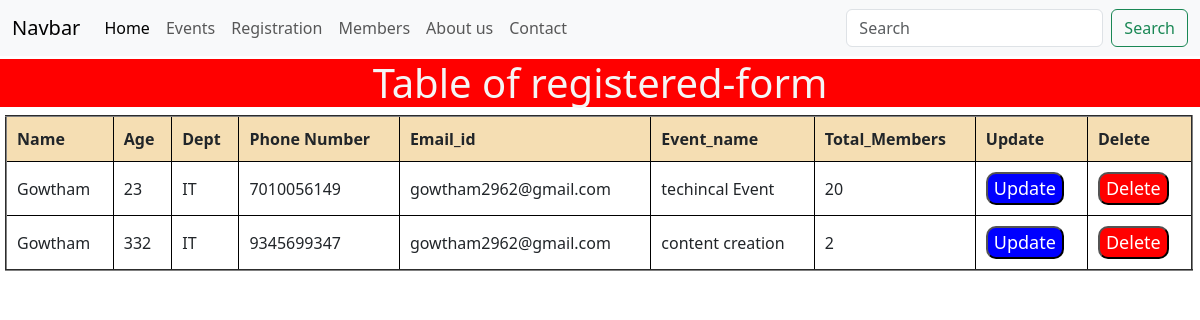
Screenshot of /table/ with the database file from the repository.
### app/models.py (models this page shows, shortened)
class product(models.Model):
    name=models.CharField(max_length=100,null=True)
    age=models.IntegerField(null=True)
    phone_Number=models.BigIntegerField(null=True)
    dept=models.CharField(max_length=100,null=True)
    Email_id=models.CharField(max_length=100,null=True)
    Event_name=models.CharField(max_length=100,null=True)
    tot_members=models.IntegerField(null=True)

### app/views.py (the view)
# urls.py: path("table/",views.table),
def table(req):
    context={
        "allproduct":product.objects.all()
    }
    return render(req,"table.html",context)

### app/Templates/table.html (shortened to what this page needs)
{% extends "base.html" %}
{% block content %}
<h1>Table of registered-form</h1>
<table border="2" cellpadding="10" cellspacing="10" style="margin-left: 5px;">
    <tr>
        <thead >
            <th>Name</th>
            <th>Age</th>
            <th>Dept</th>
            <th>Phone Number</th>
            <th>Email_id</th>
            <th>Event_name</th>
            <th>Total_Members</th>
            <th>Update</th>
            <th>Delete</th>
        </thead>
        <tbody>
            {% for p in allproduct %}
            <tr>
                <td>{{p.name}}</td>
                <td>{{p.age}}</td>
                <td>{{p.dept}}</td>
                <td>{{p.phone_Number}}</td>
                <td>{{p.Email_id}}</td>
               <td>{{p.Event_name}}</td>
               <td>{{p.tot_members}}</td>
               <td>
                <a href="{% url 'tableupdate' p.id %}">
                    <button id="u">Update</button>
                 </a>
                </td>
               <td>
                <a href="{% url  'tabledelete' p.id %}">
                    <button id="d">Delete</button>
                </a>
               </td>
            </tr>
            {% endfor %}
        </tbody>
    </tr>
</table>
{% endblock %}

### app/Templates/base.html (shortened to what this page needs)
<!DOCTYPE html>
<html lang="en">
<head>
    {% load bootstrap5 %}
    {% bootstrap_css %}
</head>
<body>
{% include 'nav.html' %}
{% block content %}
{% endblock %}
</body>
</html>

### app/Templates/nav.html (shortened to what this page needs)
<nav class="navbar navbar-expand-lg bg-body-tertiary bg-dark">
    <div class="container-fluid">
      <a class="navbar-brand" href="/admin">Navbar</a>
      <div class="collapse navbar-collapse" id="navbarSupportedContent">
        <ul class="navbar-nav me-auto mb-2 mb-lg-0">
          <li class="nav-item">
            <a class="nav-link active" aria-current="page" href="/home">Home</a>
          </li>
          <li class="nav-item">
            <a class="nav-link " href="/events">Events</a>
          </li>
          <li class="nav-item">
            <a class="nav-link" href="/register">Registration</a>
          </li>
          <li class="nav-item">
            <a class="nav-link" href="/table">Members</a>
          </li>
          <li class="nav-item">
            <a class="nav-link" href="/index">About us</a>
          </li>
          <li class="nav-item">
            <a class="nav-link" href="/contact">Contact</a>
          </li>
        </ul>
        <form class="d-flex" role="search">
          <input class="form-control me-2" type="search" placeholder="Search" aria-label="Search">
          <button class="btn btn-outline-success" type="submit">Search</button>
        </form>
      </div>
    </div>
  </nav>

### app/Templates/table.html (style rules this page uses)
th,td { border: 1px solid black; }
h1 { background-color: red; margin-top: 0.25%; text-align: center; color: whitesmoke; }
table,thead,tbody { margin-left: 20%; width: 99%; }
th { background-color: wheat; }
#u { background-color: blue; color: white; border-radius: 10px; transition: 0.2s ease-out 0.2s; }
#d { background-color:red; color: white; border-radius: 10px; }
button { font-size: 18px; }

### rows the page displays
product: name "Gowtham", age "23", dept "IT", phone_Number "7010056149", Email_id "gowtham2962@gmail.com", Event_name "techincal Event", tot_members "20"
product: name "Gowtham", age "332", dept "IT", phone_Number "9345699347", Email_id "gowtham2962@gmail.com", Event_name "content creation", tot_members "2"
